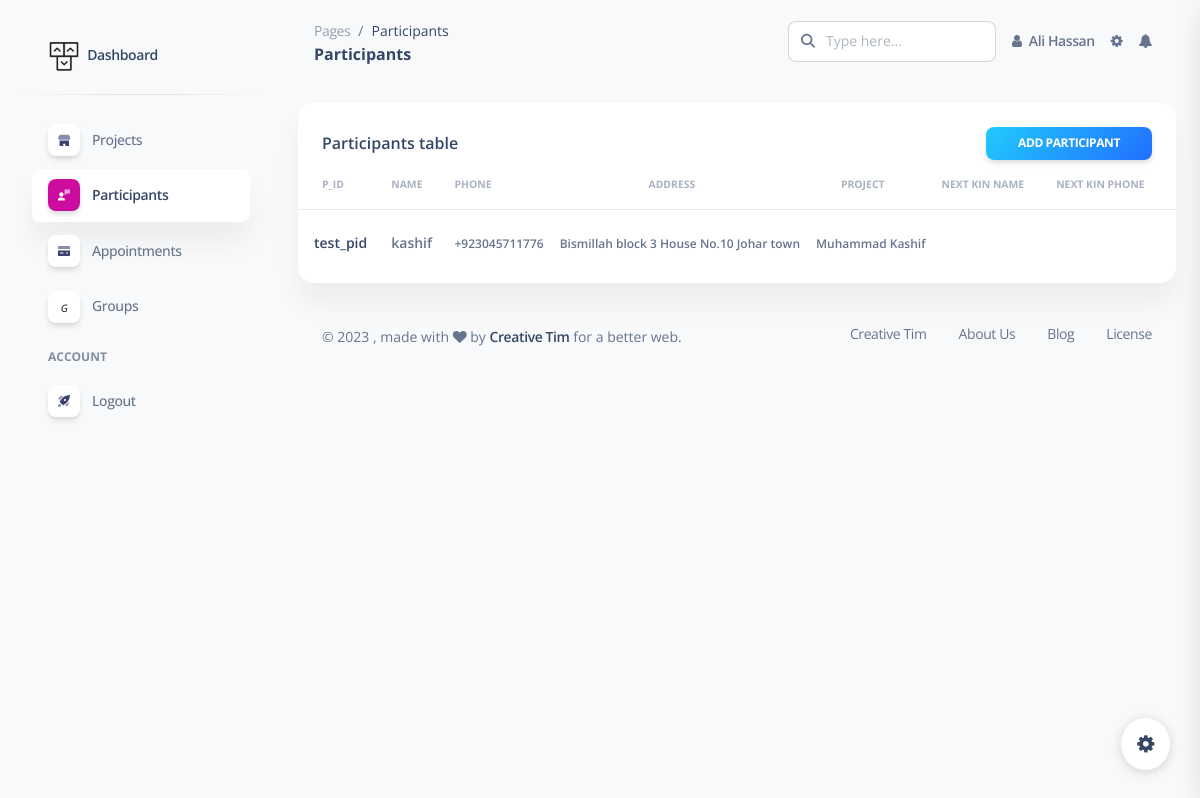
Page /participants (signed in) on the committed database.
### models.py (models this page shows, shortened)
class User(db.Model):
    id = db.Column(db.Integer, primary_key=True)
    username = db.Column(db.String(50), unique=False, nullable=False)
    email = db.Column(db.String(100), unique=True, nullable=False)
    password = db.Column(db.String(100), nullable=False)
    created_at = db.Column(db.DateTime, default=datetime.utcnow)

class Participant(db.Model):
    id = db.Column(db.Integer, primary_key=True)
    name = db.Column(db.String(100), nullable=False)
    address = db.Column(db.String(200), nullable=True)
    phone = db.Column(db.String(15), nullable=True)
    email = db.Column(db.String(100), nullable=True)
    pid = db.Column(db.String(50), nullable=True)
    created_at = db.Column(db.DateTime, default=datetime.utcnow)
    project_id = db.Column(db.Integer, db.ForeignKey('project.id'))
    project = db.relationship('Project', backref=db.backref('participants', lazy=True))
    nk_name = db.Column(db.String(100), nullable=True)
    nk_address = db.Column(db.String(200), nullable=True)
    nk_phone = db.Column(db.String(15), nullable=True)
    nk_email = db.Column(db.String(100), nullable=True)

class Project(db.Model):
    id = db.Column(db.Integer, primary_key=True)
    name = db.Column(db.String(100), nullable=False)
    start_date = db.Column(db.DateTime, nullable=True)
    end_date = db.Column(db.DateTime, nullable=True)
    user_id = db.Column(db.Integer, db.ForeignKey('user.id'))
    user = db.relationship('User', backref='assigned_projects', lazy=True)
    users = db.relationship('User', secondary=project_user_association, backref=db.backref('projects', lazy='dynamic'))

### app.py (the view)
@app.route("/participants", methods=["POST", "GET"])
def participants():
    if session["is_logged_in"] == True:
        email = session["email"]
        user = User.query.filter_by(email=email).first()
        projects = Project.query.filter_by(user=user)
        participants = Participant.query.join(Participant.project).filter(Project.user == user).all()
        groups = Group.query.filter_by(user=user)
        return render_template("all_participants.html", participants=participants,
                               page_title='Participants', user=user, projects=projects, groups=groups)
    return redirect(url_for("index"))

### templates/all_participants.html (shortened to what this page needs)
{% extends "base.html" %}
{% block main %}
    <div class="row">
        <div class="col-12">
            <div class="card mb-4">
                <div class="card-header pb-0">
                    <div class="d-flex justify-content-between align-items-center">
                        <h6 class="m-0">{{ page_title }} table </h6>
                        <a type="submit" class="btn btn-sm bg-gradient-info mb-0" data-toggle="modal"
                           data-target="#exampleModal">Add Participant</a>
                    </div>
                </div>
                <div class="card-body px-0 pt-0 pb-2">
                    <div class="table-responsive p-0">
                        <table class="table align-items-center justify-content-center mb-0">
                            <thead>
                            <tr>
                                <th class="text-uppercase text-secondary text-xxs font-weight-bolder opacity-7">
                                    P_ID
                                </th>
                                <th class="text-uppercase text-secondary text-xxs font-weight-bolder opacity-7 ps-2">
                                    Name
                                </th>
                                <th class="text-uppercase text-secondary text-xxs font-weight-bolder opacity-7 ps-2">
                                    Phone
                                </th>
                                <th class="text-uppercase text-secondary text-xxs font-weight-bolder text-center opacity-7 ps-2">
                                    Address
                                </th>
                                <th class="text-uppercase text-secondary text-xxs font-weight-bolder text-center opacity-7 ps-2">
                                    Project
                                </th>
                                <th class="text-uppercase text-secondary text-xxs font-weight-bolder opacity-7 ps-2">
                                    Next kin Name
                                </th>
                                <th class="text-uppercase text-secondary text-xxs font-weight-bolder opacity-7 ps-2">
                                    Next kin Phone
                                </th>
                                <th class="text-uppercase text-secondary text-xxs font-weight-bolder opacity-7 ps-2">
                                </th>
                            </tr>
                            </thead>
                            <tbody>
                            {% for participant in participants %}
                                <tr>
                                    <td>
                                        <div class="d-flex px-2">
                                            <div class="my-auto">
                                                <h6 class="mb-0 text-sm">{{ participant.pid }}</h6>
                                            </div>
                                        </div>
                                    </td>
                                    <td>
                                        <p class="text-sm font-weight-bold mb-0">{{ participant.name }}</p>
                                    </td>
                                    <td>
                                        <span class="text-xs font-weight-bold">{{ participant.phone }}</span>
                                    </td>
                                    <td class="align-middle text-center">
                                        <span class="text-xs font-weight-bold">{{ participant.address }}</span>
                                    </td>
                                    <td class="align-middle text-center">
                                        <span class="text-xs font-weight-bold">{{ participant.project.name }}</span>
                                    </td>
                                    <td>
                                    </td>
                                    <td>
                                    </td>
                                    <td>
                                    </td>
                                </tr>
                            {% endfor %}
                            </tbody>
                        </table>
                    </div>
                </div>
            </div>
        </div>
    </div>
{% endblock %}

### templates/base.html (shortened to what this page needs)
<!DOCTYPE html>
<html lang="en">
<head>
    <link href="{{ url_for('static', filename='css/nucleo-icons.css') }}" rel="stylesheet"/>
    <link href="{{ url_for('static', filename='css/nucleo-svg.css') }}" rel="stylesheet"/>
    <link href="{{ url_for('static', filename='css/nucleo-svg.css') }}" rel="stylesheet"/>
    <link id="pagestyle" href="{{ url_for('static', filename='css/soft-ui-dashboard.css') }}" rel="stylesheet"/>
    <link rel="stylesheet" href="https://cdnjs.cloudflare.com/ajax/libs/font-awesome/4.7.0/css/font-awesome.min.css">
</head>
<body class="g-sidenav-show  bg-gray-100">
{% include 'sidebar.html' %}
<main class="main-content position-relative max-height-vh-100 h-100 mt-1 border-radius-lg ">
    <nav class="navbar navbar-main navbar-expand-lg px-0 mx-4 shadow-none border-radius-xl" id="navbarBlur"
         navbar-scroll="true">
        <div class="container-fluid py-1 px-3">
            <nav aria-label="breadcrumb">
                <ol class="breadcrumb bg-transparent mb-0 pb-0 pt-1 px-0 me-sm-6 me-5">
                    <li class="breadcrumb-item text-sm"><a class="opacity-5 text-dark" href="javascript:;">Pages</a>
                    </li>
                    <li class="breadcrumb-item text-sm text-dark active" aria-current="page">{{ page_title }}</li>
                </ol>
                <h6 class="font-weight-bolder mb-0">{{ page_title }}</h6>
            </nav>
            <div class="collapse navbar-collapse mt-sm-0 mt-2 me-md-0 me-sm-4" id="navbar">
                <div class="ms-md-auto pe-md-3 d-flex align-items-center">
                    <div class="input-group">
                            <span class="input-group-text text-body"><i class="fas fa-search"
                                                                        aria-hidden="true"></i></span>
                        <input type="text" class="form-control" placeholder="Type here...">
                    </div>
                </div>
                <ul class="navbar-nav  justify-content-end">
                    <li class="nav-item d-flex align-items-center">
                        <a href="javascript:;" class="nav-link text-body font-weight-bold px-0">
                            <i class="fa fa-user me-sm-1"></i>
                            <span class="d-sm-inline d-none">{{ user.username }}</span>
                        </a>
                    </li>
                    <li class="nav-item px-3 d-flex align-items-center">
                        <a href="javascript:;" class="nav-link text-body p-0">
                            <i class="fa fa-cog fixed-plugin-button-nav cursor-pointer"></i>
                        </a>
                    </li>
                    <li class="nav-item dropdown pe-2 d-flex align-items-center">
                        <a href="javascript:;" class="nav-link text-body p-0" id="dropdownMenuButton"
                           data-bs-toggle="dropdown" aria-expanded="false">
                            <i class="fa fa-bell cursor-pointer"></i>
                        </a>
                    </li>
                </ul>
            </div>
        </div>
    </nav>
    <div class="container-fluid py-4">
        {% block main %}
        {% endblock %}
        <footer class="footer pt-3  ">
            <div class="container-fluid">
                <div class="row align-items-center justify-content-lg-between">
                    <div class="col-lg-6 mb-lg-0 mb-4">
                        <div class="copyright text-center text-sm text-muted text-lg-start">
                            ©
                            ,
                            made with <i class="fa fa-heart"></i> by
                            <a href="https://www.creative-tim.com" class="font-weight-bold" target="_blank">Creative
                                Tim</a>
                            for a better web.
                        </div>
                    </div>
                    <div class="col-lg-6">
                        <ul class="nav nav-footer justify-content-center justify-content-lg-end">
                            <li class="nav-item">
                                <a href="https://www.creative-tim.com" class="nav-link text-muted" target="_blank">Creative
                                    Tim</a>
                            </li>
                            <li class="nav-item">
                                <a href="https://www.creative-tim.com/presentation" class="nav-link text-muted"
                                   target="_blank">About Us</a>
                            </li>
                            <li class="nav-item">
                                <a href="https://creative-tim.com/blog" class="nav-link text-muted"
                                   target="_blank">Blog</a>
                            </li>
                            <li class="nav-item">
                                <a href="https://www.creative-tim.com/license" class="nav-link pe-0 text-muted"
                                   target="_blank">License</a>
                            </li>
                        </ul>
                    </div>
                </div>
            </div>
        </footer>
    </div>
</main>
<div class="fixed-plugin">
    <a class="fixed-plugin-button text-dark position-fixed px-3 py-2">
        <i class="fa fa-cog py-2"> </i>
    </a>
</div>
</body>
</html>

### templates/base.html (style rules this page uses)
.dropdown { position: relative; display: inline-block; }

### rows in the picture
User: username "Ali Hassan"
Participant: pid "test_pid", name "kashif", phone "+923045711776", address "Bismillah block 3 House No.10 Johar town", project.name "Muhammad Kashif"

### other values in the picture
{{ page_title }} "Participants"
